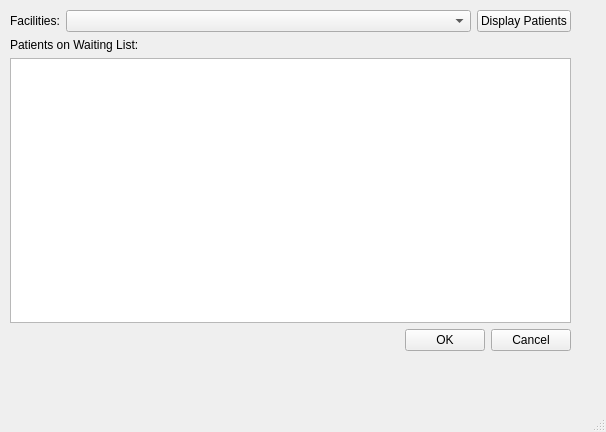
<?xml version="1.0" encoding="UTF-8"?>
<ui version="4.0">
 <class>AssignBed</class>
 <widget class="QMainWindow" name="AssignBed">
  <property name="geometry">
   <rect>
    <x>0</x>
    <y>0</y>
    <width>606</width>
    <height>432</height>
   </rect>
  </property>
  <property name="windowTitle">
   <string>Assign a Patient a Bed</string>
  </property>
  <widget class="QWidget" name="centralwidget">
   <widget class="QWidget" name="layoutWidget">
    <property name="geometry">
     <rect>
      <x>10</x>
      <y>10</y>
      <width>561</width>
      <height>341</height>
     </rect>
    </property>
    <layout class="QVBoxLayout" name="verticalLayout">
     <item>
      <layout class="QHBoxLayout" name="horizontalLayout_2">
       <item>
        <widget class="QLabel" name="label">
         <property name="text">
          <string>Facilities:</string>
         </property>
        </widget>
       </item>
       <item>
        <widget class="QComboBox" name="comboBox_facilities">
         <property name="sizePolicy">
          <sizepolicy hsizetype="MinimumExpanding" vsizetype="Fixed">
           <horstretch>0</horstretch>
           <verstretch>0</verstretch>
          </sizepolicy>
         </property>
        </widget>
       </item>
       <item>
        <widget class="QPushButton" name="DisplayButton">
         <property name="text">
          <string>Display Patients</string>
         </property>
        </widget>
       </item>
      </layout>
     </item>
     <item>
      <widget class="QLabel" name="label_2">
       <property name="text">
        <string>Patients on Waiting List:</string>
       </property>
      </widget>
     </item>
     <item>
      <widget class="QListWidget" name="listWidget_patients">
       <property name="sizePolicy">
        <sizepolicy hsizetype="MinimumExpanding" vsizetype="Expanding">
         <horstretch>0</horstretch>
         <verstretch>0</verstretch>
        </sizepolicy>
       </property>
      </widget>
     </item>
     <item>
      <layout class="QHBoxLayout" name="horizontalLayout">
       <item>
        <spacer name="horizontalSpacer">
         <property name="orientation">
          <enum>Qt::Horizontal</enum>
         </property>
         <property name="sizeHint" stdset="0">
          <size>
           <width>40</width>
           <height>20</height>
          </size>
         </property>
        </spacer>
       </item>
       <item>
        <widget class="QPushButton" name="OKButton">
         <property name="text">
          <string>OK</string>
         </property>
        </widget>
       </item>
       <item>
        <widget class="QPushButton" name="CancelButton">
         <property name="text">
          <string>Cancel</string>
         </property>
        </widget>
       </item>
      </layout>
     </item>
    </layout>
   </widget>
  </widget>
  <widget class="QMenuBar" name="menubar">
   <property name="geometry">
    <rect>
     <x>0</x>
     <y>0</y>
     <width>606</width>
     <height>23</height>
    </rect>
   </property>
  </widget>
  <widget class="QStatusBar" name="statusbar"/>
 </widget>
 <resources/>
 <connections>
  <connection>
   <sender>CancelButton</sender>
   <signal>clicked()</signal>
   <receiver>AssignBed</receiver>
   <slot>close()</slot>
   <hints>
    <hint type="sourcelabel">
     <x>542</x>
     <y>357</y>
    </hint>
    <hint type="destinationlabel">
     <x>577</x>
     <y>363</y>
    </hint>
   </hints>
  </connection>
 </connections>
</ui>
